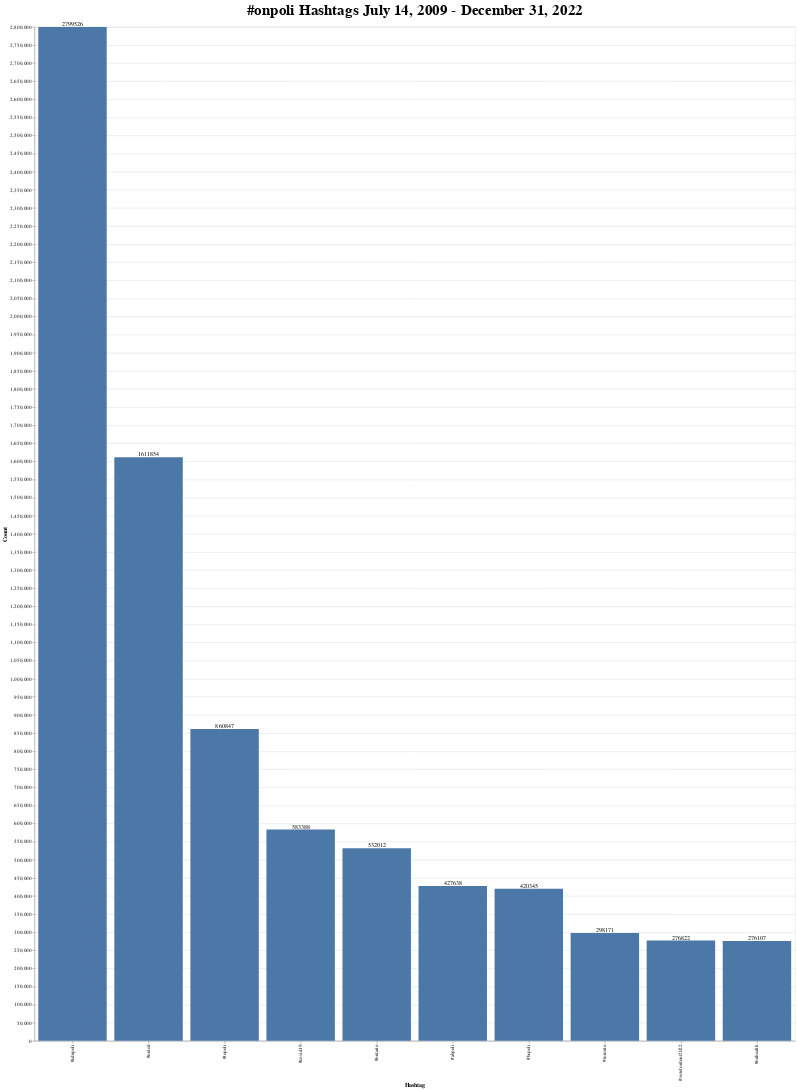

Source (notebook cell):
### Code cell
chart = alt.Chart(df.head(10)).mark_bar().encode(
               x=alt.X("Hashtag:O", sort="-y"),
               y=alt.Y("Count:Q")
           )

chart_text = chart.mark_text(align="center", baseline="bottom").encode(
     text="Count:Q"
)

(chart + chart_text).properties(
    width=1500,
    height=2200,
    title="#onpoli Hashtags July 14, 2009 - December 31, 2022",
).configure_title(fontSize=30, font="Verdana", align="center", color="black", dy=-3)

### Figure 1 — Vega-Lite specification as saved in the notebook (floating-point values rounded to 4 significant figures)
{"config": {"view": {"continuousWidth": 400, "continuousHeight": 300}, "title": {"align": "center", "color": "black", "dy": -3, "font": "Verdana", "fontSize": 30}}, "layer": [{"mark": "bar", "encoding": {"x": {"field": "Hashtag", "sort": "-y", "type": "ordinal"}, "y": {"field": "Count", "type": "quantitative"}}}, {"mark": {"type": "text", "align": "center", "baseline": "bottom"}, "encoding": {"text": {"field": "Count", "type": "quantitative"}, "x": {"field": "Hashtag", "sort": "-y", "type": "ordinal"}, "y": {"field": "Count", "type": "quantitative"}}}], "data": {"name": "data-6b0a6434aa980596282645b40d4ccd29"}, "height": 2200, "title": "#onpoli Hashtags July 14, 2009 - December 31, 2022", "width": 1500, "$schema": "https://vega.github.io/schema/vega-lite/v4.17.0.json", "datasets": {"data-6b0a6434aa980596282645b40d4ccd29": [{"Hashtag": "#cdnpoli", "Count": 2799526}, {"Hashtag": "#onted", "Count": 1611854}, {"Hashtag": "#topoli", "Count": 860847}, {"Hashtag": "#covid19", "Count": 583388}, {"Hashtag": "#ontario", "Count": 532012}, {"Hashtag": "#abpoli", "Count": 427638}, {"Hashtag": "#bcpoli", "Count": 420345}, {"Hashtag": "#toronto", "Count": 298171}, {"Hashtag": "#votefordout2022", "Count": 276822}, {"Hashtag": "#onhealth", "Count": 276107}]}}
